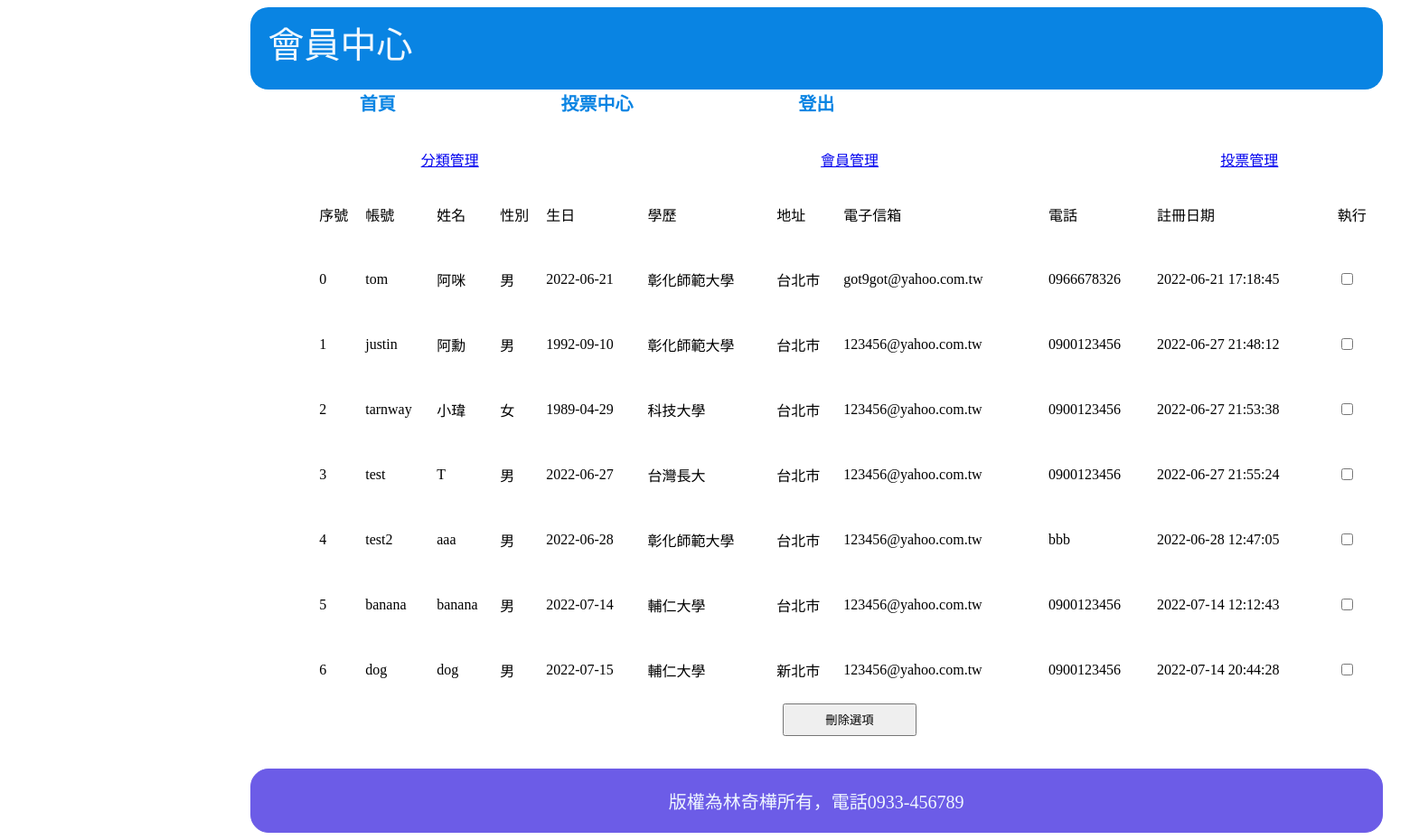
The page /back/back.php?table=2 (signed in) on the database its author committed.
### tables this page shows
CREATE TABLE `users` (
  `id` int(11) UNSIGNED NOT NULL,
  `acc` varchar(12) NOT NULL,
  `pw` varchar(32) NOT NULL COMMENT '密碼',
  `name` varchar(12) NOT NULL,
  `gender` tinyint(1) UNSIGNED NOT NULL,
  `birthday` date NOT NULL,
  `eduction` varchar(32) NOT NULL,
  `addr` varchar(64) NOT NULL,
  `idcard` varchar(12) NOT NULL,
  `e-mail` varchar(64) NOT NULL,
  `phone` varchar(12) NOT NULL,
  `passnote` varchar(12) NOT NULL,
  `reg_date` datetime NOT NULL,
  `update_date` date NOT NULL
);

### function.php (called while the page is built, shortened)
<?php
function pdo()
{
    $dsn = "mysql:host=localhost;charset=utf8;dbname=vote";
    return  new PDO($dsn, 'root', '');
}
function all($table, ...$arg)
{
    $pdo = pdo();
    $sql = "SELECT * FROM $table ";
    return $pdo->query($sql)->fetchAll(PDO::FETCH_ASSOC);
}

### back/back.php (the view, shortened to what this page needs)
<!DOCTYPE html>
<html lang="en">
<head>
    <link rel="stylesheet" href="../css/body.css">
</head>
<body>
    <div id="header">
        <div>會員中心</div>
        <nav>
            <a href="../index.php">首頁</a>
            <?php
            if (isset($_SESSION)) {
                if ($_SESSION['id'] <= 3) {
                    echo   "<a href='../front/vote_center.php'>投票中心</a>";
                    echo   "<a href='../front/member_center.php'>會員中心</a>";
                } else {
                    echo   "<a href='../front/vote_center.php'>投票中心</a>";
                }
            }
            if (isset($_SESSION['user'])) {
            ?>
                <a href="../login/logout.php">登出</a>
            <?php
            } else {
            ?>
                <a href="../login/login.php">登入</a>
            <?php
            }
            ?>
        </nav>
    </div>
    <div id="content">
        <a href="./back.php?table=1" id="type_table">分類管理</a>
        <a href="./back.php?table=2" id="user_table">會員管理</a>
        <a href="./back.php?table=3" id="subject_table">投票管理</a>
        <?php
        if(isset($_GET['table'])){
        switch ($_GET['table']) {
        ?>
        <?php
            case '2':
        ?>
        <table id="users">
            <form action="./delete.php" method="post">
                        <tr>
                            <td>序號</td>
                            <td>帳號</td>
                            <td>姓名</td>
                            <td>性別</td>
                            <td>生日</td>
                            <td>學歷</td>
                            <td>地址</td>
                            <td>電子信箱</td>
                            <td>電話</td>
                            <td>註冊日期</td>
                            <td>執行</td>
                        </tr>
                    <?php
                    include_once "../function.php";
                    $table = 'users';
                    $users = all($table);
                    foreach ($users as $key => $user) {
                        echo "<tr>";
                        echo "<td>{$key}</td>";
                        echo "<td>{$user['acc']}</td>";
                        echo "<td>{$user['name']}</td>";
                        if ($user['gender'] == 0) {
                            $gender = '男';
                        } else {
                            $gender = '女';
                        }
                        echo "<td id='gender'>{$gender}</td>";
                        echo "<td>{$user['birthday']}</td>";
                        echo "<td>{$user['eduction']}</td>";
                        echo "<td>{$user['addr']}</td>";
                        echo "<td>{$user['e-mail']}</td>";
                        echo "<td>{$user['phone']}</td>";
                        echo "<td>{$user['reg_date']}</td>";
                        echo "<td><input type='checkbox' name='user[]' value='{$user['id']}'><label></label></td>";
                        echo "</tr>";
                    }
                    ?>
                    <input type='submit' id='user_del' value='刪除選項'>
            </form>
        </table>
        <?php
                break;
        ?><table id="sub_table">
        <?php
        }
    }
        ?>
    </div>
    <?php
   include "./footer.php";
   ?>
</body>
</html>

### css/body.css (style rules this page uses)
body { display: grid; width: 1880px; height: 913px; grid-template-columns: repeat(21,calc(100% / 21 )); grid-template-rows: repeat(15,1fr); }
#header { display: grid; grid-template-columns: repeat(3,1fr); grid-template-rows: repeat(2,1fr) 0.5fr; grid-column: 4/18; grid-row: 1/3; }
#header>div { width: calc(100% - 40px); height: calc(100% - 20px); background-color: #0984e3; color: aliceblue; border-radius:20px; font-size: 40px; padding:10px 20px; grid-column: 1/4; grid-row: 1/3; }
#header>nav { padding:0 20px; text-align: center; display: grid; grid-template-columns: repeat(5,1fr); grid-column: 1/4; grid-row: 3/4; }
#header>nav>a { grid-column: 1 1 1 1 1; background-color: white; color: #0984e3; border-radius:0 0 50px 50px ; text-decoration:none; font-size: 20px; font-weight: bold; }
#content { display: grid; width: 100%; grid-template-columns: repeat(17,calc(100% / 17)); grid-template-rows: repeat(20,1fr); grid-column: 4/18; grid-row: 3/15; }

### back/back.php (style rules this page uses)
#type_table { text-align: center; grid-column: 2/6; grid-row: 2/3; }
#user_table { text-align: center; grid-column: 8/12; grid-row: 2/3; }
#users { grid-column: 2/20; grid-row: 3/19; }
#user_del { grid-column: 9/11; grid-row: 19/20; }
#subject_table { text-align: center; grid-column: 14/18; grid-row: 2/3; }

### rows shown on the page
users: key "0", acc "tom", name "阿咪", gender "男", birthday "2022-06-21", eduction "彰化師範大學", addr "台北市", value "got9got@yahoo.com.tw", phone "0966678326", reg_date "2022-06-21 17:18:45"
users: key "1", acc "justin", name "阿勳", gender "男", birthday "1992-09-10", eduction "彰化師範大學", addr "台北市", value "123456@yahoo.com.tw", phone "0900123456", reg_date "2022-06-27 21:48:12"
users: key "2", acc "tarnway", name "小瑋", gender "女", birthday "1989-04-29", eduction "科技大學", addr "台北市", value "123456@yahoo.com.tw", phone "0900123456", reg_date "2022-06-27 21:53:38"
users: key "3", acc "test", name "T", gender "男", birthday "2022-06-27", eduction "台灣長大", addr "台北市", value "123456@yahoo.com.tw", phone "0900123456", reg_date "2022-06-27 21:55:24"
users: key "4", acc "test2", name "aaa", gender "男", birthday "2022-06-28", eduction "彰化師範大學", addr "台北市", value "123456@yahoo.com.tw", phone "bbb", reg_date "2022-06-28 12:47:05"
users: key "5", acc "banana", name "banana", gender "男", birthday "2022-07-14", eduction "輔仁大學", addr "台北市", value "123456@yahoo.com.tw", phone "0900123456", reg_date "2022-07-14 12:12:43"
users: key "6", acc "dog", name "dog", gender "男", birthday "2022-07-15", eduction "輔仁大學", addr "新北市", value "123456@yahoo.com.tw", phone "0900123456", reg_date "2022-07-14 20:44:28"
